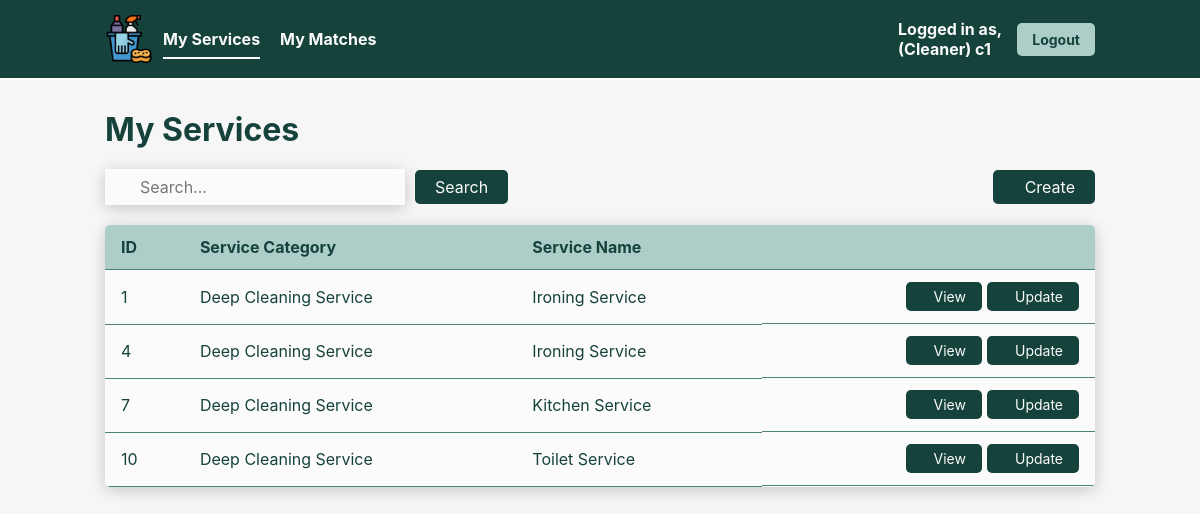
The app's page /viewCleanerService.php (signed in) with its own data.
### tables this page shows
CREATE TABLE CleanerService (
    `id` INT AUTO_INCREMENT,
    `serviceCategoryID` INT NOT NULL,
    `cleanerID` INT NOT NULL,
    `serviceName` VARCHAR(64) NOT NULL,
    `price` DECIMAL(10, 2) NOT NULL,
    `numViews` INT DEFAULT 0,
    `numShortlists` INT DEFAULT 0,
    `createdAt` TIMESTAMP DEFAULT CURRENT_TIMESTAMP,
    `updatedAt` TIMESTAMP DEFAULT CURRENT_TIMESTAMP ON UPDATE CURRENT_TIMESTAMP,
    PRIMARY KEY (`id`),
    FOREIGN KEY (`serviceCategoryID`) REFERENCES ServiceCategory(`id`) ON DELETE CASCADE,
    FOREIGN KEY (`cleanerID`) REFERENCES UserAccount(`id`)
);

CREATE TABLE ServiceCategory (
    `id` INT AUTO_INCREMENT,
    `category` VARCHAR(64) NOT NULL,
    `description` VARCHAR(64) NOT NULL DEFAULT 'No Description',
    PRIMARY KEY (`id`),
    UNIQUE (`category`)
);

### src/entity/CleanerService.php (called while the page is built, shortened)
<?php
class CleanerService {
    protected int $id;
    protected string $serviceName;
    protected string $category;
    public function viewAllCleanerService(int $cleanerID): ?array {
        $db_handle = new Database();
        $db_conn = $db_handle->getConnection();
        try {
            $stmt = $db_conn->prepare(" SELECT cs.*, sc.category
                                        FROM CleanerService cs
                                        INNER JOIN ServiceCategory sc
                                        ON cs.serviceCategoryID = sc.id
                                        WHERE cs.cleanerID = :cleanerID
                                     ");
            $stmt->bindParam(':cleanerID', $cleanerID);
            $execResult = $stmt->execute();
            if ($execResult) {
                $cleanerService = $stmt->fetchAll(
                                            PDO::FETCH_CLASS, 'CleanerService'
                                         );
                return $cleanerService;
            } else {
                return null;
            }
        } catch (PDOException $e) {
            error_log("Database query failed: " . $e->getMessage());
            unset($db_handle);
            return null;
        }
    }
    public function getId(): int { return $this->id; }
    public function getServiceName(): string { return $this->serviceName; }
    public function getCategory(): string { return $this->category; }
}
?>

### src/controllers/ViewAllCleanerServiceController.php (called while the page is built)
<?php
require_once "entity/CleanerService.php";
class ViewAllCleanerServiceController {
    private $cleanerService;
    public function __construct() {
        $this->cleanerService = new CleanerService();
    }
    public function viewAllCleanerService($cleanerID) {
        return $this->cleanerService->viewAllCleanerService($cleanerID);
    }
}
?>

### src/viewCleanerService.php (the view, shortened to what this page needs)
<?php
require_once 'controllers/ViewAllCleanerServiceController.php';
$cleanerID = (int) $_SESSION['id'];
$controller = new ViewAllCleanerServiceController();
$cleanerService = $controller->ViewAllCleanerService($cleanerID);
?>
<!DOCTYPE html>
<html lang="en">
<head>
  <link rel="stylesheet" href="css/style.css">
  <link rel="stylesheet" href="css/modal.css">
</head>
<body>
  <div class="navbar">
    <div class="navbar-left">
      <img src='img/cleaning-logo.png' alt="Cleaning Logo" width='48px' height='48px'/>
      <a href="viewCleanerService.php" class="active">My Services</a>
      <a href="viewMatches.php">My Matches</a>
    </div>
    <div class="navbar-right">
      <span class="navbar-right-text">Logged in as,<br/>(<?php echo htmlspecialchars($_SESSION["userProfile"]); ?>) <?php echo htmlspecialchars($_SESSION["username"]); ?></span>
      <button class="logout-button" onclick="window.location.href='logout.php'">Logout</button>
    </div>
  </div>
  <h1>My Services</h1>
  <div class="section-container">
    <div class="search">
      <div class="search-group">
        <div class="input-wrapper">
          <input type="text" id="search_term" type="text" placeholder="Search..." value=<?php if (isset($_GET['q'])) { echo $_GET['q']; } ?>>
        </div>
        <button onclick='search()' class="search-button">Search</button>
      </div>
      <button onclick='window.location.href="selectCleanerServiceCategory.php"' class="create-button">
        Create
      </button>
    </div>
    <table class="user-table">
      <thead>
        <tr>
          <th>ID</th>
          <th>Service Category</th>
          <th>Service Name</th>
          <th></th>
        </tr>
      </thead>
      <tbody>
      <?php foreach ($cleanerService as $cs): ?>
          <tr>
              <td><?php echo htmlspecialchars($cs->getId()); ?></td>
              <td><?php echo htmlspecialchars($cs->getCategory()); ?></td>
              <td><?php echo htmlspecialchars($cs->getServiceName()); ?></td>
              <td>
                <button id='viewCleanerBtn' class="view-button" onclick="getCleanerService(<?php echo $cs->getId(); ?>, <?php echo $cleanerID; ?>)"><ion-icon name="eye-outline"></ion-icon>View</button>
                <button class="view-button" onclick='window.location.href="updateCleanerService.php?id=<?php echo htmlspecialchars($cs->getId()); ?>"'><ion-icon name="create-outline"></ion-icon>Update</button>
              </td>
          </tr>
      <?php endforeach; ?>
      </tbody>
    </table>
  </div>
</body>
</html>

### src/css/style.css (style rules this page uses)
* { margin: 0px; padding: 0px; box-sizing: border-box; font-family: 'Inter', 'Segoe UI', sans-serif; }
body { height: 100vh; background-color: #F6F6F6; }
.navbar { background-color: #16423C; padding: 15px 0; display: flex; justify-content: space-between; align-items: center; border-bottom: 2px solid #FBFBFB; }
.navbar-left { display: flex; align-items: center; margin-left: 105px; }
.navbar-left img { margin-right: 10px; }
.navbar-left a { color: #FBFBFB; text-decoration: none; margin-right: 20px; padding: 10px 0; position: relative; font-weight: bold; }
.navbar-left a.active::after { content: ''; position: absolute; bottom: 0; left: 0; width: 100%; height: 2px; background-color: #FBFBFB; }
.navbar-right { display: flex; align-items: center; margin-right: 105px; }
.navbar-right-text { margin-right: 15px; color: #FBFBFB; font-weight: bold; }
.logout-button { background-color: #ADCDC8; color: #16423C; border: none; padding: 8px 15px; border-radius: 5px; cursor: pointer; font-size: 14px; font-weight: bold; }
h1 { margin-left: 105px; margin-top: 30px; color: #16423C; }
.section-container { padding: 0 105px; padding-bottom: 5%; margin-top: 20px; }
.search { display: flex; justify-content: space-between; align-items: center; margin-bottom: 20px; }
.search-group { display: flex; align-items: center; gap: 10px; }
.search input { padding: 8px 12px; font-size: 16px; width: 300px; }
.input-wrapper { position: relative; }
.input-wrapper input { padding: 8px 12px 8px 35px; font-size: 16px; box-shadow: 0px 3px 15px rgba(0,0,0,0.2); background-color: #FBFBFB; border: None; width: 300px; }
.create-button { display: flex; align-items: center; gap: 12px; }
.search-button, .create-button { font-size: 16px; padding: 7px 20px; background-color: #16423C; color: #FBFBFB; border: none; border-radius: 5px; align-items: center; cursor: pointer; }
.user-table { width: 100%; border-collapse: collapse; border-radius: 5px; overflow: hidden; background-color: #FBFBFB; box-shadow: 0px 3px 15px rgba(0,0,0,0.2); }
.user-table td:last-child { text-align: right; display: flex; justify-content: flex-end; }
.user-table button { display: flex; align-items: center; gap: 12px; }
.user-table button + button { margin-left: 5px; }
.user-table thead { background-color: #ADCDC8; font-weight: bold; color: #16423C; }
.user-table th, .user-table td { padding: 12px 16px; text-align: left; border-bottom: 0.5px solid #4B827B; color: #16423C; }
.view-button { background-color: #16423C; color: #FBFBFB; border: none; border-radius: 5px; padding: 6px 16px; font-size: 14px; cursor: pointer; transition: 0.2s ease; text-decoration:none; }

### records on screen
cleanerservice: id "1", serviceCategoryID.category "Deep Cleaning Service", serviceName "Ironing Service"
cleanerservice: id "4", serviceCategoryID.category "Deep Cleaning Service", serviceName "Ironing Service"
cleanerservice: id "7", serviceCategoryID.category "Deep Cleaning Service", serviceName "Kitchen Service"
cleanerservice: id "10", serviceCategoryID.category "Deep Cleaning Service", serviceName "Toilet Service"

### other values on screen
$_SESSION["userProfile"] "Cleaner"
$_SESSION["username"] "c1"
